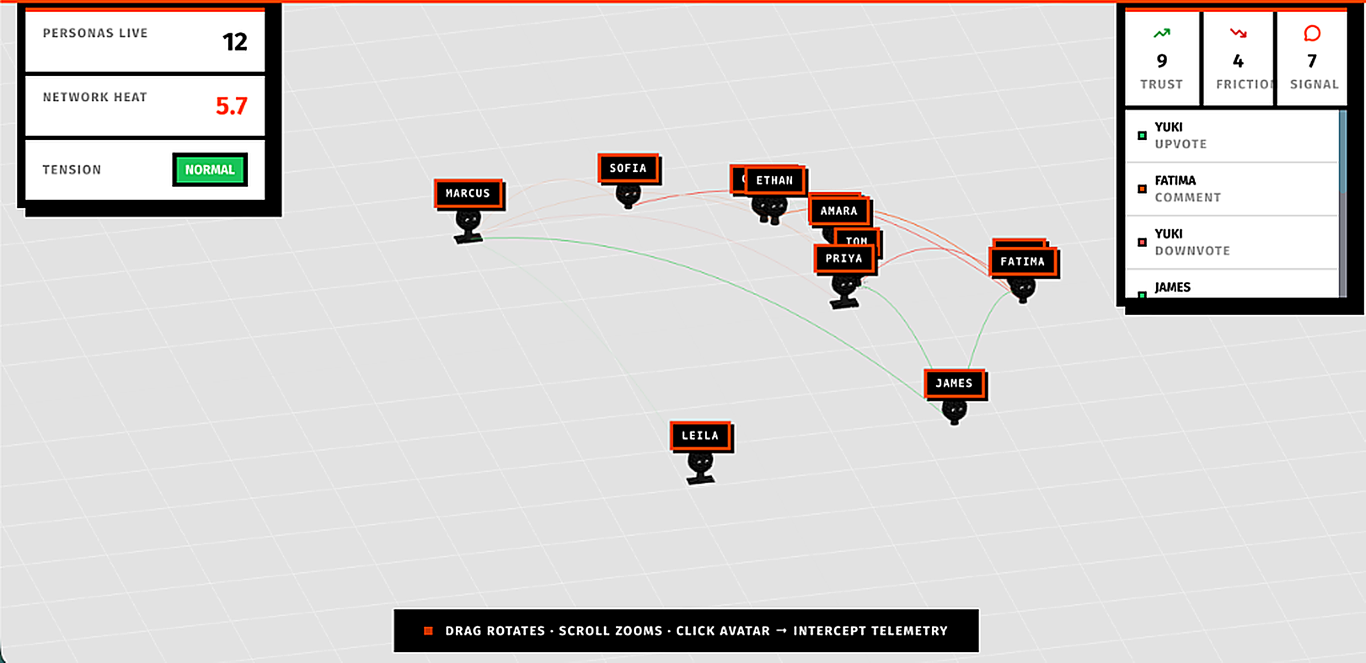
#> input picture predictive_ui/public/oasis_shot.png, 4096 x 1988 px, found by its file name (shown at 1/3 size)
$ python upscale2.py
#> lines starting #> are read from the running program, lines starting #| are printed output that depends on the picture
from PIL import Image

path = "/Users/mohnish/Downloads/tsc architecture/predictive_ui/public/oasis_shot.png"
img = Image.open(path).convert("RGBA")
#> img is the input picture: PIL image 4096x1988 RGBA; mean R, G, B, A 211.9, 209.6, 208.7, 255

TARGET_WIDTH = 2048
ratio = TARGET_WIDTH / img.width
#> ratio = 0.5
new_height = int(img.height * ratio)
#> new_height = 994

img_resized = img.resize((TARGET_WIDTH, new_height), Image.Resampling.LANCZOS)
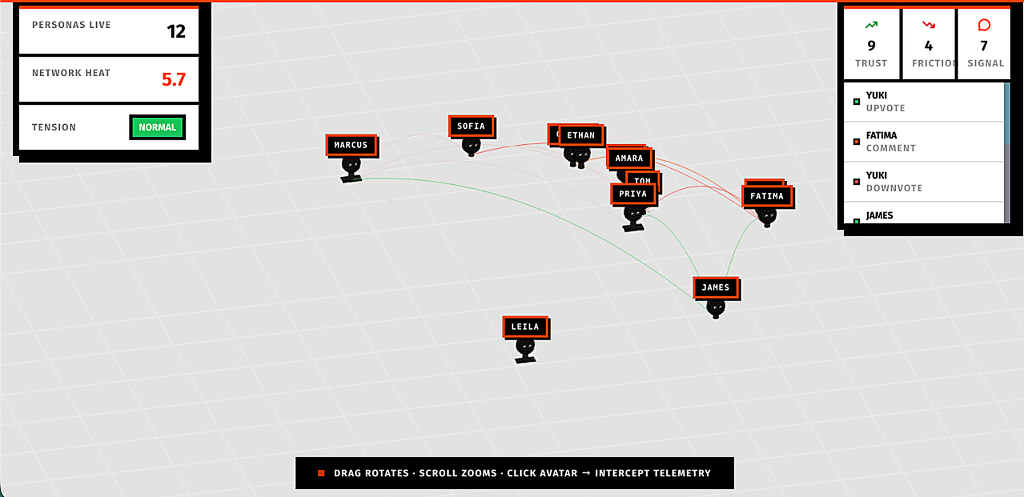
#> img_resized: PIL image 2048x994 RGBA (shown at 1/2 size); mean R, G, B, A 211.9, 209.6, 208.7, 255
img_resized.save(path, "PNG")
print(f"Upscaled oasis image to {TARGET_WIDTH}x{new_height}")
#| Upscaled oasis image to 2048x994

$ run again, with predictive_ui/public/boardroom_shot.png copied over predictive_ui/public/oasis_shot.png
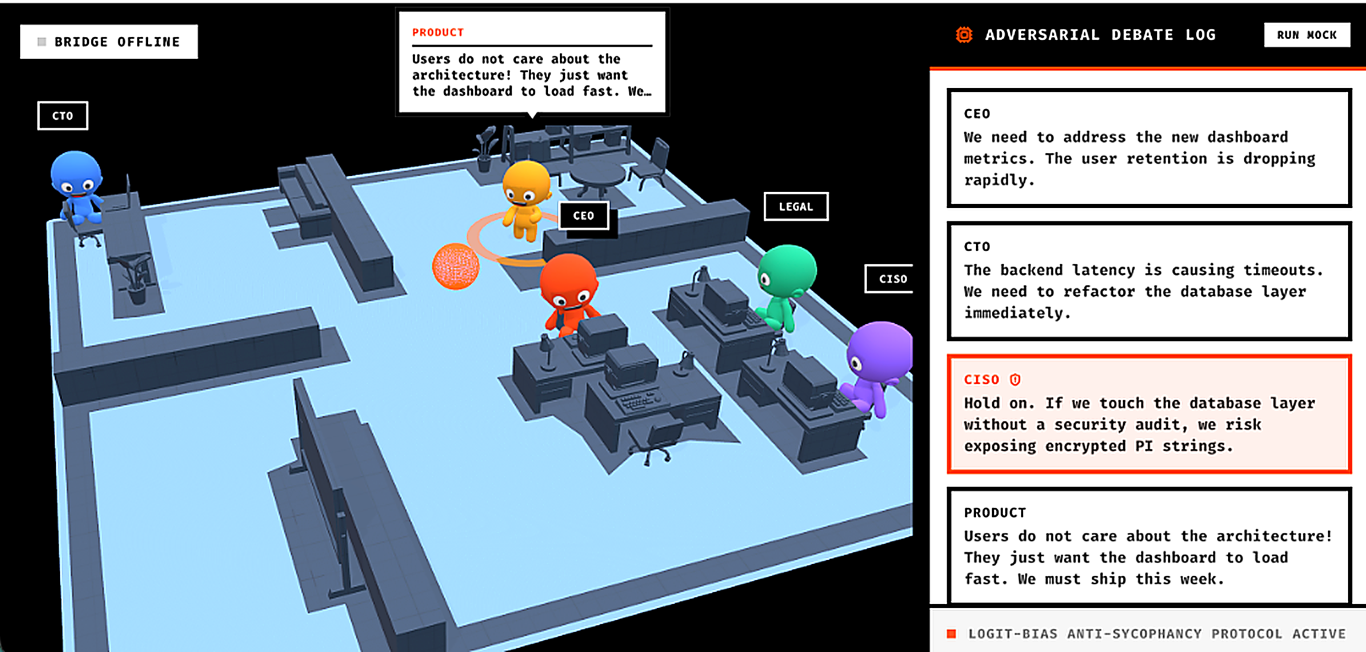
#> input picture predictive_ui/public/boardroom_shot.png, 4096 x 1956 px, found by its file name (shown at 1/3 size)
#> img is the input picture: PIL image 4096x1956 RGBA; mean R, G, B, A 129.6, 142.6, 154.1, 255
#> `img_resized = img.resize((TARGET_WIDTH, new_height), Image.Resampling...`:
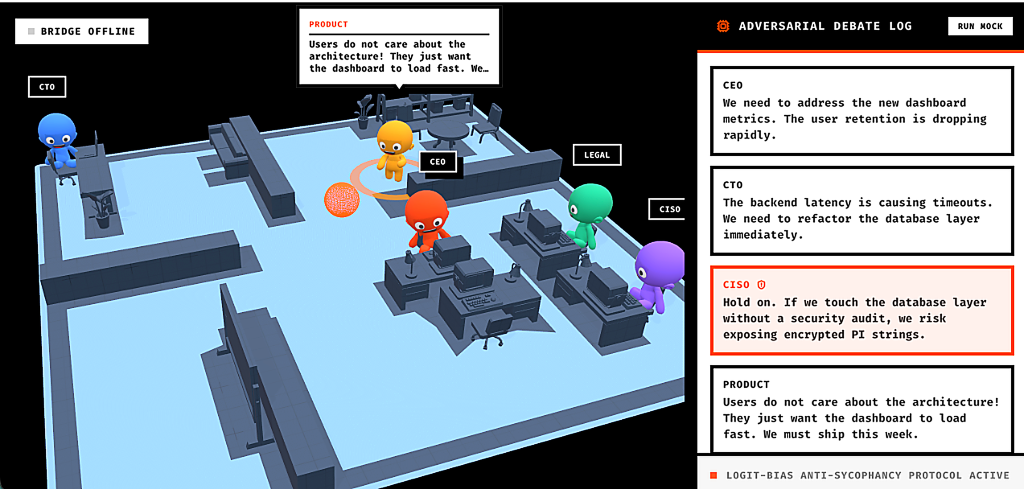
#> img_resized: PIL image 2048x978 RGBA (shown at 1/2 size); mean R, G, B, A 129.6, 142.6, 154.1, 255
#| Upscaled oasis image to 2048x978
